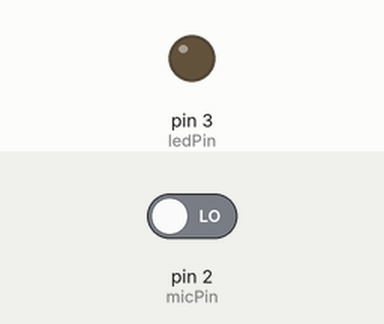
A sketch run on a simulated Arduino Uno, built with avr-gcc and run on an emulated ATmega328P. On the bench: output pins drawn as LEDs (lit = HIGH). Inputs (shaded band) come from the test bench; at power-on: pin 2 (micPin) LOW.

Above: at 1.2 s.
1.3 s: pin 2 (micPin) driven HIGH
At 1.5 s:
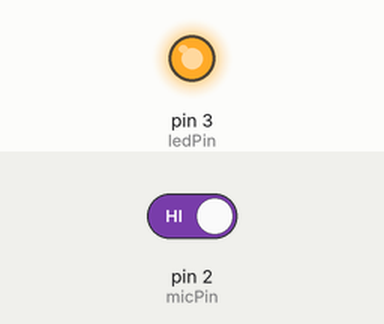
4.3 s: pin 2 (micPin) driven LOW
At 5.6 s:
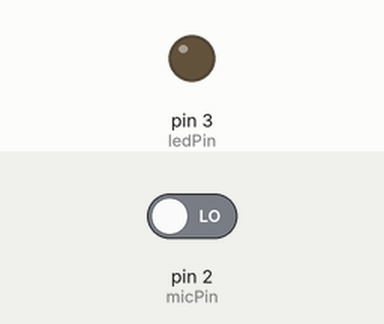
Timing chart, 0 to 7.3 s (numbered marks = the images above; inputs shaded):
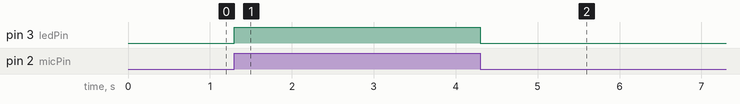

Measured:
- after the input at 1.3 s, pin 3 (ledPin): LOW → HIGH at once
- after the input at 4.3 s, pin 3 (ledPin): HIGH → LOW at once

The sketch:

Sound_Sensor.ino
```cpp
int micPin = 2;
int ledPin = 3;
int micValue;
int ledState;

void setup()
{
  pinMode(micPin, INPUT);
  pinMode(ledPin, OUTPUT);
}

void loop()
{

  micValue = digitalRead(micPin);
  digitalWrite(ledPin,LOW);

  if (micValue == HIGH)
  {
    ledState = digitalRead(ledPin);
    digitalWrite(ledPin, HIGH);
    delay(200);
    digitalWrite(ledPin, LOW);
  }
}
```
